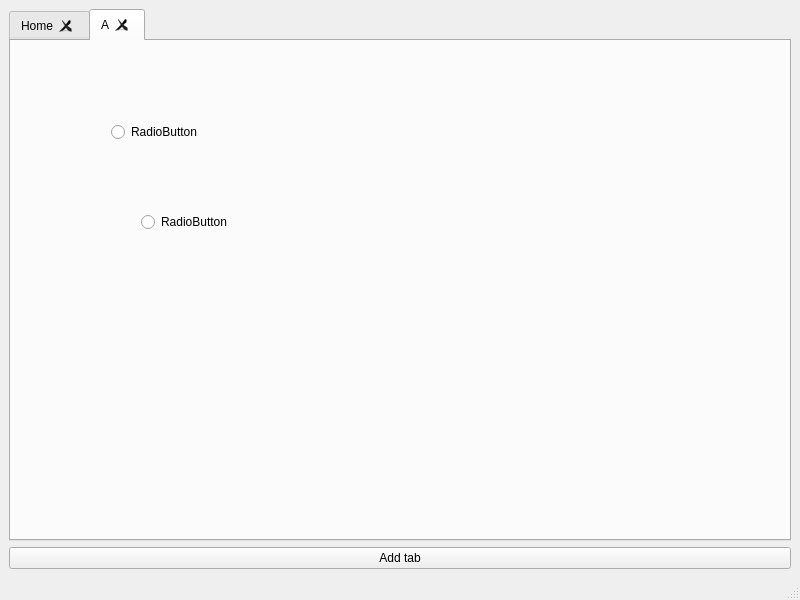
<?xml version="1.0" encoding="UTF-8"?>
<ui version="4.0">
 <class>MainWindow</class>
 <widget class="QMainWindow" name="MainWindow">
  <property name="geometry">
   <rect>
    <x>0</x>
    <y>0</y>
    <width>800</width>
    <height>600</height>
   </rect>
  </property>
  <property name="windowTitle">
   <string>MainWindow</string>
  </property>
  <widget class="QWidget" name="centralwidget">
   <layout class="QHBoxLayout" name="horizontalLayout">
    <item>
     <layout class="QVBoxLayout" name="verticalLayout">
      <item>
       <widget class="QTabWidget" name="tabWidget">
        <property name="tabPosition">
         <enum>QTabWidget::North</enum>
        </property>
        <property name="tabShape">
         <enum>QTabWidget::Rounded</enum>
        </property>
        <property name="currentIndex">
         <number>1</number>
        </property>
        <property name="tabsClosable">
         <bool>true</bool>
        </property>
        <property name="movable">
         <bool>true</bool>
        </property>
        <widget class="QWidget" name="tab">
         <attribute name="title">
          <string>Home</string>
         </attribute>
         <widget class="QPushButton" name="pushButton_2">
          <property name="geometry">
           <rect>
            <x>30</x>
            <y>40</y>
            <width>80</width>
            <height>24</height>
           </rect>
          </property>
          <property name="text">
           <string>PushButton</string>
          </property>
         </widget>
         <widget class="QPushButton" name="pushButton_3">
          <property name="geometry">
           <rect>
            <x>30</x>
            <y>100</y>
            <width>80</width>
            <height>24</height>
           </rect>
          </property>
          <property name="text">
           <string>PushButton</string>
          </property>
         </widget>
        </widget>
        <widget class="QWidget" name="tab_2">
         <attribute name="title">
          <string>A</string>
         </attribute>
         <attribute name="toolTip">
          <string>This tab A</string>
         </attribute>
         <widget class="QRadioButton" name="radioButton">
          <property name="geometry">
           <rect>
            <x>100</x>
            <y>80</y>
            <width>91</width>
            <height>22</height>
           </rect>
          </property>
          <property name="text">
           <string>RadioButton</string>
          </property>
         </widget>
         <widget class="QRadioButton" name="radioButton_2">
          <property name="geometry">
           <rect>
            <x>130</x>
            <y>170</y>
            <width>91</width>
            <height>22</height>
           </rect>
          </property>
          <property name="text">
           <string>RadioButton</string>
          </property>
         </widget>
        </widget>
       </widget>
      </item>
      <item>
       <widget class="QPushButton" name="pushButton">
        <property name="text">
         <string>Add tab</string>
        </property>
       </widget>
      </item>
     </layout>
    </item>
   </layout>
  </widget>
  <widget class="QMenuBar" name="menubar">
   <property name="geometry">
    <rect>
     <x>0</x>
     <y>0</y>
     <width>800</width>
     <height>21</height>
    </rect>
   </property>
  </widget>
  <widget class="QStatusBar" name="statusbar"/>
 </widget>
 <resources/>
 <connections/>
</ui>
